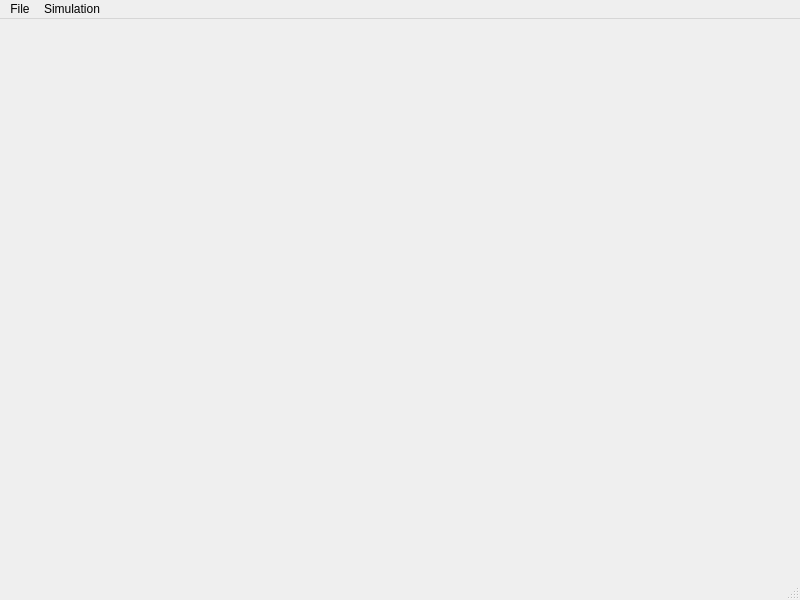
<?xml version="1.0" encoding="UTF-8"?>
<ui version="4.0">
 <class>guiDlg</class>
 <widget class="QMainWindow" name="guiDlg">
  <property name="geometry">
   <rect>
    <x>0</x>
    <y>0</y>
    <width>800</width>
    <height>600</height>
   </rect>
  </property>
  <property name="windowTitle">
   <string>graspDSR</string>
  </property>
    <widget class="QWidget" name="centralwidget">
     <layout class="QVBoxLayout" name="verticalLayout">
      <item>
       <widget class="QSplitter" name="splitter_1">
        <property name="orientation">
         <enum>Qt::Horizontal</enum>
        </property>
        <widget class="QSplitter" name="splitter_2">
         <property name="sizePolicy">
          <sizepolicy hsizetype="Minimum" vsizetype="Expanding">
           <horstretch>0</horstretch>
           <verstretch>0</verstretch>
          </sizepolicy>
         </property>
         <property name="orientation">
          <enum>Qt::Vertical</enum>
         </property>
        </widget>
       </widget>
      </item>
     </layout>
    </widget>
    <widget class="QMenuBar" name="menubar">
     <property name="geometry">
      <rect>
       <x>0</x>
       <y>0</y>
       <width>780</width>
       <height>25</height>
      </rect>
     </property>
     <widget class="QMenu" name="menuFile">
      <property name="title">
       <string>File</string>
      </property>
      <addaction name="actionSave"/>
     </widget>
     <widget class="QMenu" name="menuSimulation">
      <property name="title">
       <string>Simulation</string>
      </property>
      <addaction name="actionStart_Stop"/>
     </widget>
     <addaction name="menuFile"/>
     <addaction name="menuSimulation"/>
    </widget>
    <widget class="QStatusBar" name="statusbar"/>
    <action name="actionSave">
     <property name="text">
      <string>Save</string>
     </property>
    </action>
    <action name="actionStart_Stop">
     <property name="text">
      <string>Start/Stop</string>
     </property>
    </action>
 </widget>
 <resources/>
 <connections/>
</ui>
